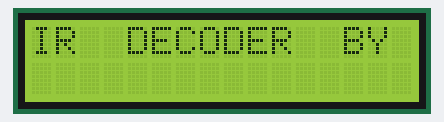
A sketch run on a simulated Arduino Uno, built with avr-gcc and run on an emulated ATmega328P. Parts: 16×2 character LCD.

Above: at 2.1 s.
At 4.1 s:
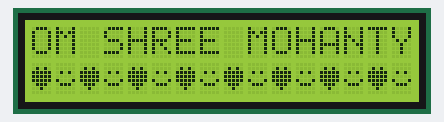
At 7.1 s:
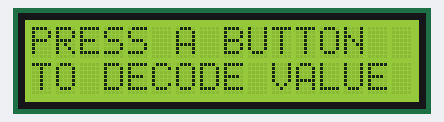
At 11.1 s:
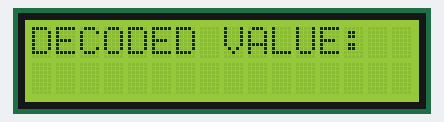

The sketch:

Decode_IR_Remote_value_using_Arduino_and_LCD_Display.ino
```cpp
/*Code by Swayamshee*/
#include <LiquidCrystal.h>
#include <IRremote.h>
LiquidCrystal lcd(6,5,12,11,10,7);
int RECV_PIN = 4;
IRrecv irrecv(RECV_PIN);
decode_results results;
String ctr;
int lcdled = 13;
int lcd1 = HIGH;

byte heart[8] =
{
  0b00000,
  0b01010,
  0b11111,
  0b11111,
  0b11111,
  0b01110,
  0b00100,
  0b00000
};

byte smile[8] =
{
  0b00000,
  0b00000,
  0b01010,
  0b00000,
  0b10001,
  0b01110,
  0b00000,
  0b00000
};

void setup()
{

  Serial.begin(9600);
  delay(2000);
  lcd.createChar(1, heart);
  lcd.createChar(2, smile);
  lcd.begin(16, 2);
  irrecv.enableIRIn();
  lcd.print("IR  DECODER  BY");
  delay(2000);
  lcd.clear();
  lcd.print("OM SHREE MOHANTY");
  lcd.setCursor(0, 1);
  lcd.write(1); lcd.write(2); lcd.write(1); lcd.write(2);
  lcd.write(1); lcd.write(2); lcd.write(1); lcd.write(2);
  lcd.write(1); lcd.write(2); lcd.write(1); lcd.write(2);
  lcd.write(1); lcd.write(2); lcd.write(1); lcd.write(2);
  delay(3000);
  lcd.clear();
  lcd.print("PRESS A BUTTON ");
  lcd.setCursor(0, 1);
  lcd.print("TO DECODE VALUE");
  delay(4000);
  lcd.clear();
  lcd.setCursor(0, 0);
  lcd.print("DECODED VALUE: ");

}

void dump(decode_results *results)
{
  lcd.setCursor(0, 1);
  lcd.print(results->value, HEX);
}


void loop()
{

  if (irrecv.decode(&results))
  {
    lcd.clear();
    lcd.setCursor(0, 0);
    lcd.print("DECODED VALUE: ");
    Serial.println(results.value, HEX);
    dump(&results);
    delay(800);
    irrecv.resume();
  }
}
```

Measured:
- what the display in image 0 shows lasts 2.0 s, from 2.1 s to 4.1 s
- what the display in image 1 shows lasts 3.0 s, from 4.1 s to 7.1 s
- what the display in image 2 shows lasts 4.0 s, from 7.1 s to 11.1 s
